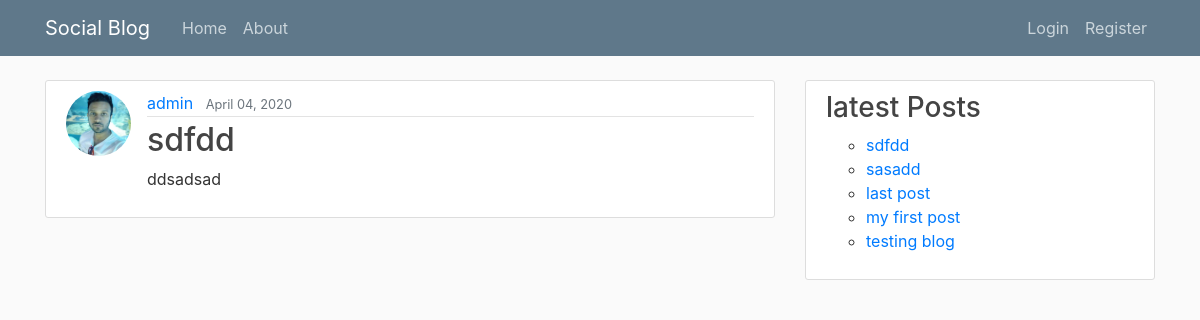
Page /post/23/ on the committed database.
### blog/models.py (models this page shows, shortened)
class Post(models.Model):
    title = models.CharField(max_length=100)
    content = models.TextField()
    date_posted = models.DateTimeField(default=timezone.now)
    author = models.ForeignKey(User, on_delete=models.CASCADE)
    published = models.BooleanField(default=False)

### users/models.py (models this page shows, shortened)
class Profile(models.Model):
    user = models.OneToOneField(User, on_delete=models.CASCADE)
    image = models.ImageField(default='default.jpg', upload_to='profile_pics')

### blog/views.py (the view, shortened to what this page needs)
# urls.py: path('post/<int:pk>/', PostDetailView.as_view(), name='post-details'),
class PostDetailView(FormMixin, DetailView):
    model = Post
    template_name = 'blog/post_detail.html'
    form_class = CommentForm
    def get_context_data(self, **kwargs):
        context = super(PostDetailView, self).get_context_data(**kwargs)
        context['comments'] = PostComment.objects.all()
        context['form'] = CommentForm()
        return context

### blog/templatetags/context_processors.py (called while the page is built)
@register.filter(name='sidebar_posts')
def sidebar_posts(arg):
    posts = Post.objects.filter(published=True).order_by('-date_posted')[:5]
    text = '<ul>'
    for post in posts:
        text += f'<li class=""><a href="/post/{post.id}">{post.title}</a></li>'
    text += '</ul>'
    return mark_safe(text)

### blog/templates/blog/post_detail.html (shortened to what this page needs)
{% extends 'blog/base.html' %}
{% load crispy_forms_tags %}
    {% block content %}
        <article class="media content-section">
            <img class="rounded-circle article-img" src="{{ object.author.profile.image.url }}">
            <div class="media-body">
                <div class="article-metadata">
                    <a class="mr-2" href="{% url 'user-posts' object.author.username %}">{{ object.author }}</a>
                    <small class="text-muted">{{ object.date_posted|date:"F d, Y" }}</small>
                </div>
                <h2 class="article-title">{{ object.title }}</h2>
                <p class="article-content">{{ object.content }}</p>
            </div>
        </article>
{% endblock content %}

### blog/templates/blog/base.html (shortened to what this page needs)
{% load static %}
{% load context_processors %}
<!DOCTYPE html>
<html lang="en">
<head>
    <link rel="stylesheet" href="https://stackpath.bootstrapcdn.com/bootstrap/4.4.1/css/bootstrap.min.css"
>
    <link rel="stylesheet" href="{% static 'blog/main.css' %}">
</head>
<body>
<header class="site-header">
    <nav class="navbar navbar-expand-md navbar-dark bg-steel fixed-top">
        <div class="container">
            <a class="navbar-brand mr-4" href="/">Social Blog</a>
            <div class="collapse navbar-collapse" id="navbarToggle">
                <div class="navbar-nav mr-auto">
                    <a class="nav-item nav-link" href="{% url 'blog-home' %}">Home</a>
                    <a class="nav-item nav-link" href="{% url 'blog-about' %}">About</a>
                </div>
                <div class="navbar-nav">
                    {% if user.is_authenticated %}
                        <a class="nav-item nav-link" href="{% url 'post-create' %}">New Post</a>
                        <a class="nav-item nav-link" href="{% url 'post-draft' %}">Draft</a>
                        <a class="nav-item nav-link" href="{% url 'profile' %}">Profile</a>
                        <a class="nav-item nav-link" href="{% url 'logout' %}">Logout</a>
                    {% else %}
                        <a class="nav-item nav-link" href="{% url 'login' %}">Login</a>
                    <a class="nav-item nav-link" href="{% url 'register' %}">Register</a>
                    {% endif %}
                </div>
            </div>
        </div>
    </nav>
</header>
<main role="main" class="container">
    <div class="row">
        <div class="col-md-8">
            {% block content %}{% endblock %}
        </div>
        <div class="col-md-4">
            <div class="content-section">
                <h3>latest Posts</h3>
                <ul class="list-group">
                {{ ""|sidebar_posts }}
                </ul>
            </div>
        </div>
    </div>
</main>
</body>
</html>

### blog/static/blog/main.css (style rules this page uses)
body { background: #fafafa; color: #333333; margin-top: 5rem; }
h1, h2, h3, h4, h5, h6 { color: #444444; }
ul { margin: 0; }
.bg-steel { background-color: #5f788a; }
.site-header .navbar-nav .nav-link { color: #cbd5db; }
.content-section { background: #ffffff; padding: 10px 20px; border: 1px solid #dddddd; border-radius: 3px; margin-bottom: 20px; }
.article-title { color: #444444; }
.article-content { white-space: pre-line; }
.article-img { height: 65px; width: 65px; margin-right: 16px; }
.article-metadata { padding-bottom: 1px; margin-bottom: 4px; border-bottom: 1px solid #e3e3e3 }

### rows in the picture
Post: author.profile.image (picture), author "admin", date_posted "April 04, 2020", title "sdfdd", content "ddsadsad", id+title "sdfdd sasadd last post my first post testing blog"
